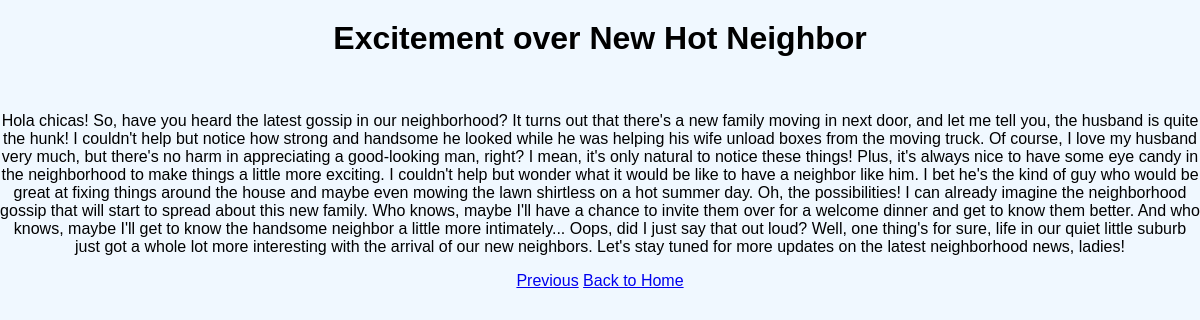
Page /page/1 on the committed database.
### tables this page shows
CREATE TABLE pages
          (id INTEGER PRIMARY KEY,
          title TEXT,
          content TEXT,
          keywords TEXT,
          votes INTEGER,
          timestamp DATETIME DEFAULT CURRENT_TIMESTAMP);

### app.py (the view)
@app.route('/page/<int:page_id>')
def page(page_id):
    conn = get_db_connection()
    if page_id == 0:
        page_id = 1
    page = conn.execute('SELECT * FROM pages WHERE id = ?', (page_id,)).fetchone()
    conn.close()
    return render_template('page.html', page=page)

### app.py (called while the page is built)
def get_db_connection():
    conn = sqlite3.connect('database.db')
    conn.row_factory = sqlite3.Row
    return conn

### templates/page.html (shortened to what this page needs)
<!DOCTYPE html>
<html lang="en">
<head>
    <link rel="stylesheet" href="/static/page.css">
</head>
<body>
    <h1>{{ page.title }}</h1>
    <br/>
    <p>{{ page.content }}</p>
    <a href="/page/{{ page.id - 1}}">Previous</a>
    <a href="{{ url_for('index') }}">Back to Home</a>
</body>
</html>

### static/page.css (style rules this page uses)
body { background-color: #f0f8ff; font-family: Arial, sans-serif; text-align: center; margin: 0; padding: 0; }
h1 { margin-top: 20px; }

### rows in the picture
pages: title "Excitement over New Hot Neighbor", content "Hola chicas! So, have you heard the latest gossip in our neighborhood? It turns out that there's a new family moving in next door, and let me tell you, the husband is quite the hunk! I couldn't help but notice how strong and handsome he looked while he was helping his wife unload boxes from the moving truck. Of course, I love my husband very much, but there's no harm in appreciating a good-looking man, right? I mean, it's only natural to notice these things! Plus, it's always nice to have some eye candy in the neighborhood to make things a little more exciting. I couldn't help but wonder what it would be like to have a neighbor like him. I bet he's the kind of guy who would be great at…"
